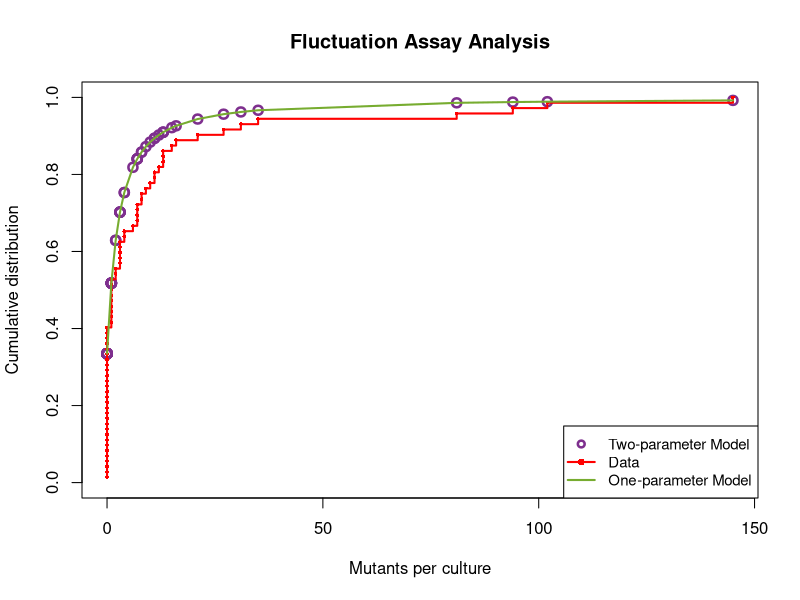

Source code (R):
# Fluctuation Assay Analysis in R
# Based on Abdalla, O. M., Walker, C. G. (2024)and original MATLAB script by Greg Lang, Harvard University (Lang & Murray, 2008)
# Enhanced with Two-Parameter Model Analysis
#
# SIMPLE USAGE FOR RESEARCHERS:
# 1. Replace 'data' with your mutation counts
# 2. Replace 'nt' with your total cells per culture  
# 3. Run the script
# 4. Get results: 
#    - Parameter m (Two-Parameter Model)
#    - Parameter d (Two-Parameter Model) 
#    - Parameter m (MSS Maximum Likelihood Method)
#    - 95% confidence intervals for parameter m (Normal approximation)
#    - 95% confidence intervals for parameter m (Bootstrap)
#    - Mutation rate with confidence intervals
#    - Comparative plot

# =============================================================================
# USER INPUT SECTION - EDIT ONLY THIS PART
# =============================================================================

# INPUT YOUR DATA HERE:
data <- c(0, 0, 0, 0, 0, 0, 0, 0, 0, 0, 0, 0, 0, 0, 0, 0, 0, 0, 0, 0, 0, 0, 0, 0, 0, 0, 0, 0, 0,
          1, 1, 1, 1, 1, 1, 1, 1, 1, 2, 2, 3, 3, 3, 3, 3, 4, 4, 6, 7, 7, 7, 7, 8, 8, 9, 10, 11, 11, 12, 13, 13,
          13, 15, 16, 21, 27, 31, 35, 81, 94, 102, 145)

# INPUT YOUR TOTAL CELLS PER CULTURE:
nt <- 320000

# Optional settings (you can leave these as default):
nBootstraps <- 1000    # Number of bootstrap samples for confidence intervals
seed <- 4              # Random seed for reproducible results

# =============================================================================
# ANALYSIS FUNCTIONS - DO NOT EDIT BELOW THIS LINE
# =============================================================================

# Generate Luria-Delbruck distribution
generateLD <- function(m, max_val) {
  ldDist <- exp(-m)
  for (i in 1:max_val) {
    x <- 0:(length(ldDist) - 1)
    ldDist <- c(ldDist, (m / length(x)) * sum(ldDist / (length(x) - x + 1)))
  }
  return(ldDist)
}

# Generate Poisson distribution  
generatePO <- function(lambda, max_val) {
  dist <- numeric(max_val + 1)
  for (x in 0:max_val) {
    dist[x + 1] <- (lambda^x / factorial(x)) * exp(-lambda)
  }
  return(dist)
}

# Generate Two-Parameter distribution
generateTwoParam <- function(m, d, max_val) {
  LD <- generateLD(m, max_val)
  PO <- generatePO(m * d, max_val)
  PO[is.nan(PO)] <- 0
  
  coDist <- numeric(max_val + 1)
  for (i in 0:max_val) {
    if (i == 0) {
      coDist[i + 1] <- LD[1] * PO[1]
    } else {
      coDist[i + 1] <- sum(LD[1:(i + 1)] * rev(PO[1:(i + 1)]))
    }
  }
  return(coDist)
}

# Score functions
scoreData <- function(data, m) {
  tabdata <- numeric(max(data) + 1)
  for (i in 0:max(data)) {
    tabdata[i + 1] <- length(which(data == i))
  }
  dist <- generateLD(m, max(data))
  return(sum(-log(dist^tabdata)))
}

scoreDataTwoParam <- function(data, m, d) {
  tabdata <- numeric(max(data) + 1)
  for (i in 0:max(data)) {
    tabdata[i + 1] <- length(which(data == i))
  }
  dist <- generateTwoParam(m, d, max(data))
  return(sum(-log(dist^tabdata)))
}

# Find ML estimate for single parameter
findMLm <- function(data) {
  m <- median(data) + 0.1
  if (m > 10) m <- 10
  
  for (precision in c(1, 0.1, 0.01, 0.001, 0.0001)) {
    repeat {
      ms <- c(m - precision, m, m + precision)
      ms[ms < 0] <- 0
      scores <- c(scoreData(data, ms[1]), scoreData(data, ms[2]), scoreData(data, ms[3]))
      new_m <- ms[which.min(scores)]
      if (new_m == m) break
      m <- new_m
    }
  }
  return(m)
}

# Find ML estimates for two parameters
findMLmTwoParam <- function(data) {
  m <- median(data) + 0.1
  if (m > 10) m <- 10
  d <- 0
  
  previous_m <- 0
  while (m != previous_m) {
    previous_m <- m
    
    # Optimize m
    for (precision in c(1, 0.1, 0.01, 0.001, 0.0001)) {
      repeat {
        ms <- c(m - precision, m, m + precision)
        scores <- c(scoreDataTwoParam(data, ms[1], d), 
                    scoreDataTwoParam(data, ms[2], d), 
                    scoreDataTwoParam(data, ms[3], d))
        scores[ms < 0] <- max(scores) + 1
        new_m <- ms[which.min(scores)]
        if (new_m == m) break
        m <- new_m
      }
    }
    
    # Optimize d
    for (precision in c(0.1, 0.01)) {
      repeat {
        ds <- c(d - precision, d, d + precision)
        ds[ds < 0] <- precision
        scores <- c(scoreDataTwoParam(data, m, ds[1]), 
                    scoreDataTwoParam(data, m, ds[2]), 
                    scoreDataTwoParam(data, m, ds[3]))
        scores[ds < 0] <- max(scores) + 1
        new_d <- ds[which.min(scores)]
        if (new_d == d) break
        d <- new_d
      }
    }
  }
  return(c(m, d))
}

# MSS Maximum Likelihood functions
conditionalProb_r <- function(m, r) {
  partials <- numeric(r + 1)
  partials[1] <- exp(-1 * m)
  if (r > 0) {
    if (r == 1) {
      return((m / r) * partials[1] / (r + 1))
    }
    for (i in 1:r) {
      partialSum <- 0
      for (j in 1:i) {
        partialSum <- partialSum + partials[j] / (i - (j - 1) + 1)
      }
      partials[i + 1] <- (m / i) * partialSum
    }
    return(partials[r + 1])
  }
  return(partials[1])
}

loglik <- function(m, rVec, rCard) {
  objfn <- 0
  for (i in 1:length(rVec)) {
    objfn <- objfn + rCard[i] * log(conditionalProb_r(m, rVec[i]))
  }
  return(objfn)
}

# =============================================================================
# MAIN ANALYSIS - AUTOMATIC EXECUTION
# =============================================================================

cat("=== FLUCTUATION ASSAY ANALYSIS ===\n")
cat("Based on Abdalla, Walker & Ishimori (2024)\n\n")

# Validate inputs
if (length(data) == 0) stop("ERROR: Please provide mutation count data")
if (nt <= 0) stop("ERROR: Total cells per culture (nt) must be positive")

cat("Data Summary:\n")
cat("- Number of cultures:", length(data), "\n")
cat("- Mutation counts range:", min(data), "to", max(data), "\n") 
cat("- Total cells per culture:", nt, "\n\n")

# =============================================================================
# 1. TWO-PARAMETER MODEL ANALYSIS
# =============================================================================

cat("--- TWO-PARAMETER MODEL RESULTS ---\n")
m_d <- findMLmTwoParam(data)
m_two_param <- m_d[1]
d_two_param <- m_d[2]

cat("m (expected mutations per culture) =", round(m_two_param, 6), "\n")
cat("d (post-plating growth parameter) =", round(d_two_param, 6), "\n\n")

# =============================================================================
# 2. MSS MAXIMUM LIKELIHOOD ANALYSIS  
# =============================================================================

cat("--- MSS MAXIMUM LIKELIHOOD RESULTS ---\n")

# Convert data to frequency format
rDt <- as.numeric(names(table(data)))
cDt <- as.numeric(table(data))

# Find MLE
f <- function(z) {-1 * loglik(z, rDt, cDt)}
m_mss <- optimize(f, c(0, 15))$minimum

cat("Parameter m (MSS Maximum Likelihood Method) =", round(m_mss, 6), "\n")

# Normal approximation confidence intervals
sigma <- 1.225 * (m_mss^-0.315) / sqrt(length(data))
u <- log(m_mss) + 1.96 * sigma * (exp(1)^(1.96 * sigma))^-0.315
l <- log(m_mss) - 1.96 * sigma * (exp(1)^(1.96 * sigma))^-0.315
normal_ci <- exp(c(l, u))

cat("95% confidence intervals for parameter m (Normal approximation): [", round(normal_ci[1], 4), ",", round(normal_ci[2], 4), "]\n")

# Bootstrap confidence intervals
cat("Calculating bootstrap confidence intervals...\n")
set.seed(seed)
bReplicates <- numeric(nBootstraps)
C <- length(data)

for (b in 1:nBootstraps) {
  indices <- sample(1:C, C, replace = TRUE)
  bRep <- data[indices]
  rBRep <- as.numeric(names(table(bRep)))
  cBRep <- as.numeric(table(bRep))
  f <- function(z) {-1 * loglik(z, rBRep, cBRep)}
  bReplicates[b] <- optimize(f, c(0, 15))$minimum
}

boot_ci <- quantile(bReplicates, c(0.025, 0.975))
cat("95% confidence intervals for parameter m (Bootstrap): [", round(boot_ci[1], 4), ",", round(boot_ci[2], 4), "]\n\n")

# Mutation rate
mu <- m_mss / nt
mu_ci_normal <- normal_ci / nt
mu_ci_bootstrap <- boot_ci / nt

cat("--- MUTATION RATE RESULTS ---\n")
cat("Mutation rate (μ) =", sprintf("%.6e", mu), "\n")
cat("Mutation rate 95% CI (Normal approximation): [", sprintf("%.6e", mu_ci_normal[1]), ",", sprintf("%.6e", mu_ci_normal[2]), "]\n")
cat("Mutation rate 95% CI (Bootstrap): [", sprintf("%.6e", mu_ci_bootstrap[1]), ",", sprintf("%.6e", mu_ci_bootstrap[2]), "]\n\n")

# =============================================================================
# 3. GENERATE PLOT
# =============================================================================

cat("--- GENERATING PLOT ---\n")

# Calculate cumulative distributions
maxValue <- max(data)
SSDScoreLDResult <- cumsum(generateLD(findMLm(data), maxValue))
SSDScoreTwoParamResult <- cumsum(generateTwoParam(m_two_param, d_two_param, maxValue))

# Prepare plotting data
dataLength <- length(data)
SSDScoreLDResultForDraw <- numeric(dataLength)
SSDScoreTwoParamResultForDraw <- numeric(dataLength)

for (c in 1:dataLength) {
  SSDScoreLDResultForDraw[c] <- SSDScoreLDResult[data[c] + 1]
  SSDScoreTwoParamResultForDraw[c] <- SSDScoreTwoParamResult[data[c] + 1]
}

# Create plot
plot(data, SSDScoreTwoParamResultForDraw, 
     pch = 1, col = rgb(0.4940, 0.1840, 0.5560), 
     lwd = 2.5, cex = 1.2,
     xlab = "Mutants per culture", 
     ylab = "Cumulative distribution",
     main = "Fluctuation Assay Analysis",
     xlim = c(0, maxValue), ylim = c(0, 1))

# Add empirical data (step function)
data_sorted <- sort(data)
empirical_y <- (1:length(data)) / length(data)
lines(data_sorted, empirical_y, col = "red", lwd = 2, type = "s")
points(data_sorted, empirical_y, pch = 16, cex = 0.5, col = "red")

# Add one-parameter model
lines(data, SSDScoreLDResultForDraw, 
      col = rgb(0.4660, 0.6740, 0.1880), lwd = 2)

# Add legend
legend("bottomright", 
       legend = c("Two-parameter Model", "Data", "One-parameter Model"),
       col = c(rgb(0.4940, 0.1840, 0.5560), "red", rgb(0.4660, 0.6740, 0.1880)),
       pch = c(1, 16, NA),
       lty = c(NA, 1, 1),
       lwd = c(2.5, 2, 2),
       cex = 0.9)

# =============================================================================
# 4. SUMMARY OF ALL RESULTS
# =============================================================================

cat("=== FINAL RESULTS SUMMARY ===\n")
cat("Two-Parameter Model:\n")
cat("  Parameter m =", round(m_two_param, 6), "\n")
cat("  Parameter d =", round(d_two_param, 6), "\n\n")

cat("MSS Maximum Likelihood Method:\n")
cat("  Parameter m =", round(m_mss, 6), "\n")
cat("  95% CL for parameter m (Normal approximation): [", round(normal_ci[1], 4), ",", round(normal_ci[2], 4), "]\n")
cat("  95% CL for parameter m (Bootstrap): [", round(boot_ci[1], 4), ",", round(boot_ci[2], 4), "]\n\n")

cat("Mutation Rate Results:\n")
cat("  Mutation rate (μ) =", sprintf("%.6e", mu), "\n")
cat("  Mutation rate 95% CI (Normal): [", sprintf("%.6e", mu_ci_normal[1]), ",", sprintf("%.6e", mu_ci_normal[2]), "]\n")
cat("  Mutation rate 95% CI (Bootstrap): [", sprintf("%.6e", mu_ci_bootstrap[1]), ",", sprintf("%.6e", mu_ci_bootstrap[2]), "]\n\n")

cat("Plot generated showing comparison of models.\n")
cat("Analysis complete!\n")

# =============================================================================
# INSTRUCTIONS FOR USERS
# =============================================================================

cat("\n=== HOW TO USE THIS SCRIPT ===\n")
cat("1. Replace 'data' vector with your mutation counts\n") 
cat("2. Set 'nt' to your total cells per culture\n")
cat("3. Run the entire script\n")
cat("4. Results will be displayed and plot will be generated\n\n")

cat("Example data format:\n")
cat("data <- c(0, 0, 1, 1, 2, 3, 5, 8, 12)\n")
cat("nt <- 100000\n\n")

cat("Citation:\n")
cat("Abdalla, O. M., Walker, C. G. (2024).\n")
cat("Software Impacts, 21, 100661.\n")